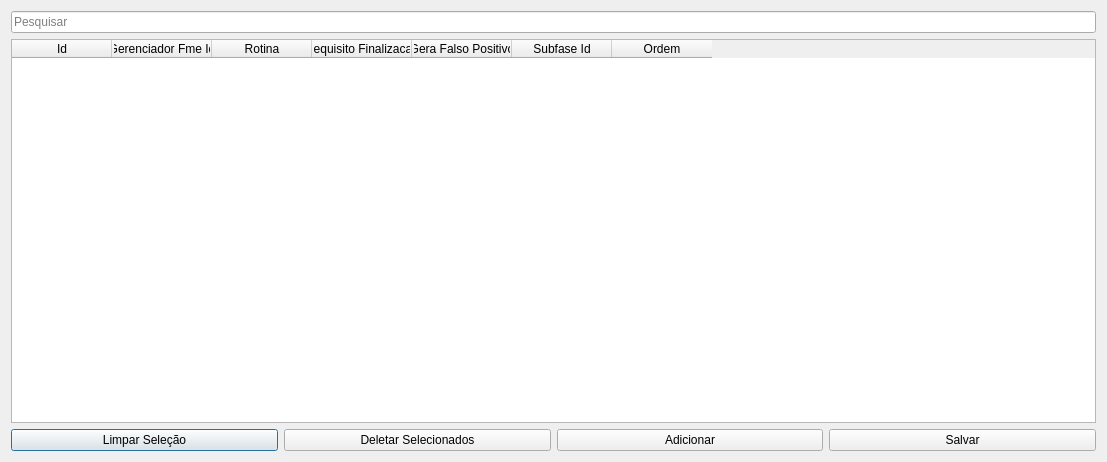
<?xml version="1.0" encoding="UTF-8"?>
<ui version="4.0">
 <class>Dialog</class>
 <widget class="QDialog" name="Dialog">
  <property name="geometry">
   <rect>
    <x>0</x>
    <y>0</y>
    <width>1107</width>
    <height>462</height>
   </rect>
  </property>
  <property name="windowTitle">
   <string>Perfis FME</string>
  </property>
  <layout class="QGridLayout" name="gridLayout">
   <item row="1" column="0">
    <widget class="QTableWidget" name="tableWidget">
     <column>
      <property name="text">
       <string>Id</string>
      </property>
     </column>
     <column>
      <property name="text">
       <string>Gerenciador Fme Id</string>
      </property>
     </column>
     <column>
      <property name="text">
       <string>Rotina</string>
      </property>
     </column>
     <column>
      <property name="text">
       <string>Requisito Finalizacao</string>
      </property>
     </column>
     <column>
      <property name="text">
       <string>Gera Falso Positivo</string>
      </property>
     </column>
     <column>
      <property name="text">
       <string>Subfase Id</string>
      </property>
     </column>
     <column>
      <property name="text">
       <string>Ordem</string>
      </property>
     </column>
    </widget>
   </item>
   <item row="2" column="0">
    <layout class="QHBoxLayout" name="horizontalLayout">
     <item>
      <widget class="QPushButton" name="clearSelectionBtn">
       <property name="text">
        <string>Limpar Seleção</string>
       </property>
      </widget>
     </item>
     <item>
      <widget class="QPushButton" name="delBtn">
       <property name="text">
        <string>Deletar Selecionados</string>
       </property>
      </widget>
     </item>
     <item>
      <widget class="QPushButton" name="addFormBtn">
       <property name="text">
        <string>Adicionar</string>
       </property>
      </widget>
     </item>
     <item>
      <widget class="QPushButton" name="saveBtn">
       <property name="text">
        <string>Salvar</string>
       </property>
      </widget>
     </item>
    </layout>
   </item>
   <item row="0" column="0">
    <widget class="QLineEdit" name="searchLe">
     <property name="placeholderText">
      <string>Pesquisar</string>
     </property>
    </widget>
   </item>
  </layout>
 </widget>
 <resources/>
 <connections/>
</ui>
